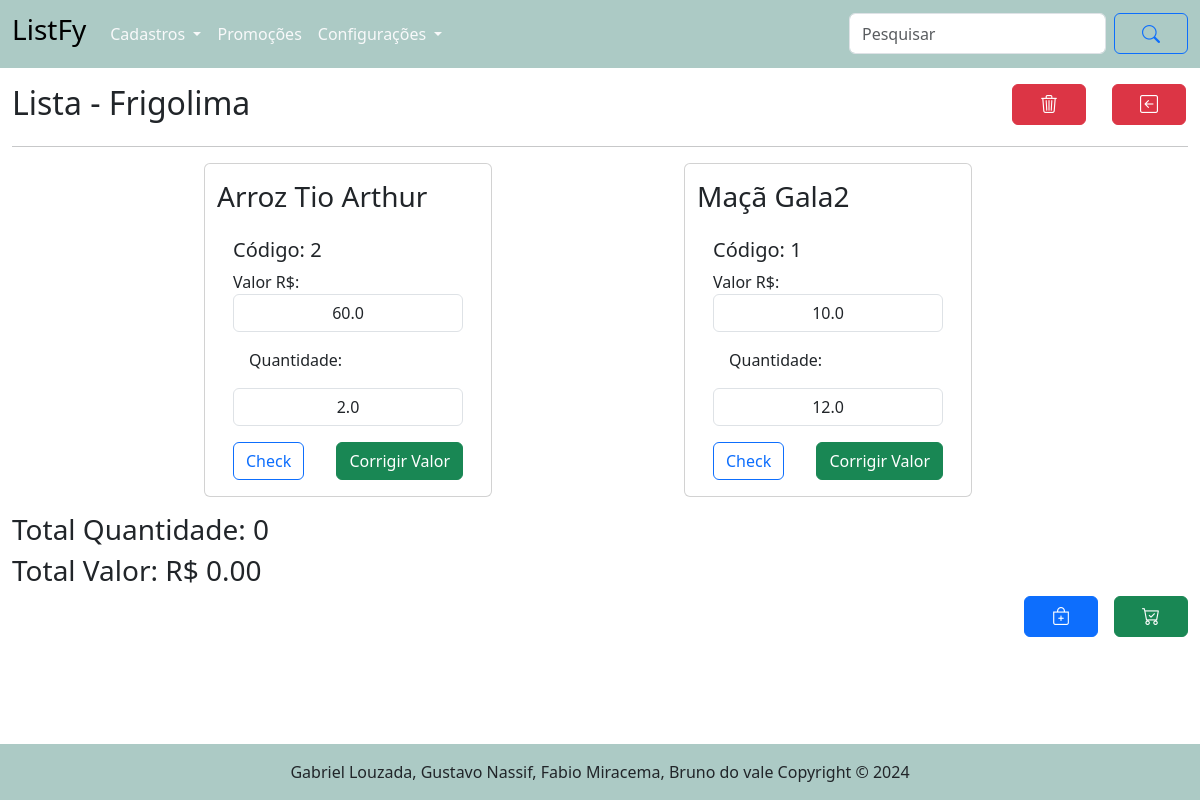
/lista/abrir/2, run on an earlier commit of the app's database.
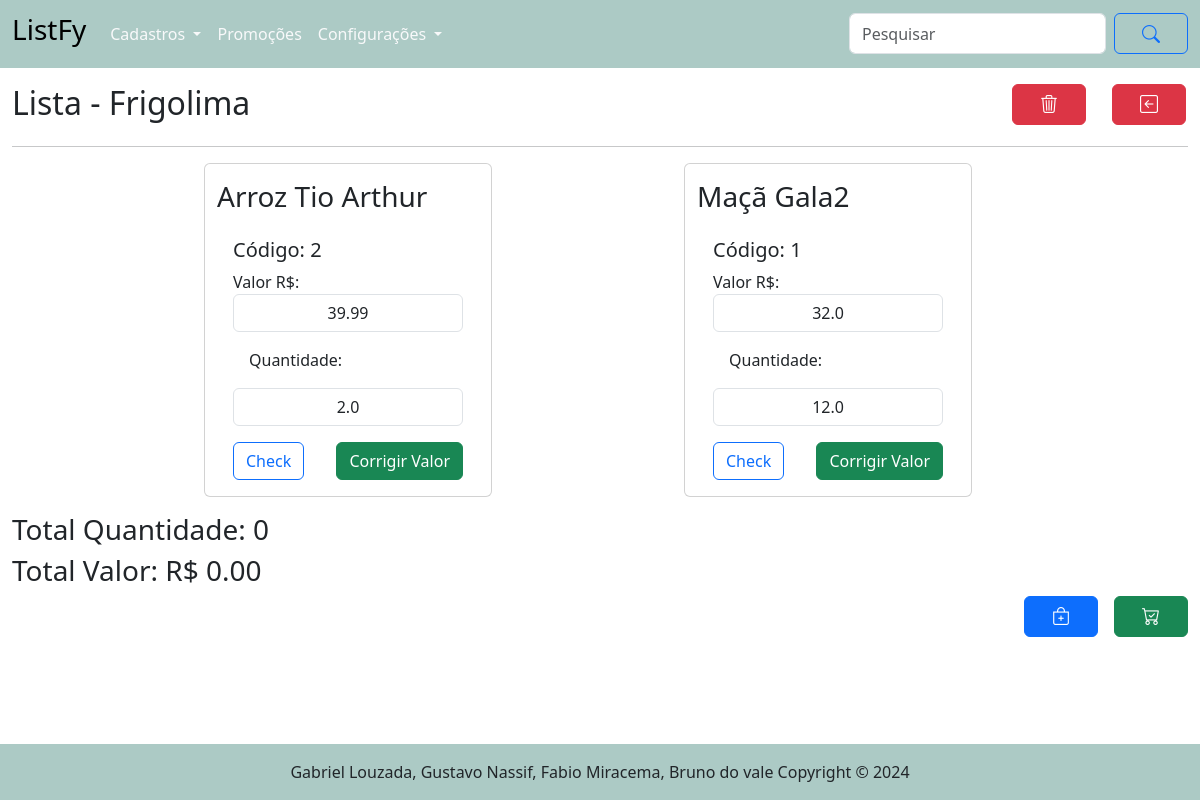
And on a later commit of the database.
### tables this page shows
CREATE TABLE "itens_lista" (
	"id_itens_lista"	INTEGER,
	"id_produto"	    INTEGER NOT NULL,
	"id_lista"	      INTEGER NOT NULL,
	"quantidade"	    REAL NOT NULL,
	"valor"	          REAL NOT NULL,
	FOREIGN KEY("id_produto") REFERENCES "produto"("id_produto"),
	FOREIGN KEY("id_lista") REFERENCES "lista"("id_lista"),
	PRIMARY KEY("id_itens_lista" AUTOINCREMENT));

CREATE TABLE "produto" (
	"id_produto"	INTEGER,
	"nome_produto"	TEXT NOT NULL,
	"id_categoria"	INTEGER NOT NULL,
	"valor_produto"	REAL NOT NULL,
	PRIMARY KEY("id_produto" AUTOINCREMENT),
	FOREIGN KEY("id_categoria") REFERENCES "categoria"("id_categoria")
);

### routes/lista_routes.py (the view)
@router.get("/abrir/{id_lista:int}",response_class=HTMLResponse)
async def get_abrir_lista(request:Request, id_lista: int=0 ):
    itens_lista = obter_itens_lista_nomes(id_lista)
    lista = obter_uma_lista(id_lista)
    return templates.TemplateResponse("/lista/listar_produtos.html", {"request":request, "itens_lista":itens_lista, "lista":lista})

### templates/lista/listar_produtos.html (shortened to what this page needs)
{% extends "base.html" %}
{% block conteudo %}
<main class="container-fluid">
    <div class="row mt-3 d-flex justify-content-between">
        <div class=" col-8 col-sm-10">
            <h2>Lista - {{ lista.estabelecimento }}</h2>
        </div>
        <div class="col-2 col-sm-1 ">
            <a href="/lista/remover_itens_lista/{{lista.id_lista}}" class="btn btn-danger"><i
                    class="bi bi-trash3"></i></a>
        </div>
        <div class="col-2 col-sm-1">
            <a href="/lista" class="btn btn-danger"><i class="bi bi-arrow-left-square"></i></a>
        </div>
    </div>
    <hr>
    <div class="row container-fluid d-flex justify-content-evenly">
        {% for p in itens_lista %}
        <div class="card col-12 mb-3" style="width: 18rem;">
            <form id="productForm" action="/itens_lista/post_alterar_itens_lista" method="post">
                <div>
                    <h3 class="mt-3">{{ p.nome_produto }}</h3>
                </div>
                <div class="card-body">
                    <h5>Código: {{ p.id_produto }}</h5>
                    <div>
                        <label for="valor_produto_{{ p.id_produto }}">Valor R$:</label>
                        <input style="text-align: center;" type="text" class="form-control"
                            id="valor_produto_{{ p.id_produto }}" name="valor_produto" value="{{ p.valor_produto }}">
                    </div>
                    <div>
                        <label for="quantidade_{{ p.id_produto }}" class="m-3">Quantidade:</label>
                        <input style="text-align: center;" type="text" class="form-control mb-3"
                            id="quantidade_{{ p.id_produto }}" name="quantidade" value="{{ p.quantidade }}">
                    </div>
                    <div class="col-12 d-flex justify-content-between">
                        <label class="btn btn-outline-primary" for="checkbox_{{ p.id_produto }}">Check</label>
                        <button class="btn btn-success" type="submit">Corrigir Valor</button>
                    </div>
                </div>
            </form>
        </div>
        {% endfor %}
    </div>
    <div class="row">
        <div class="col-12">
            <h3 id="total_quantidade">Total Produtos: 0</h3>
            <h3 id="total_valor">Total Valor: R$ 0.00</h3>
        </div>
        <div class="col-12 d-flex justify-content-end">
            <a href="/itens_lista/categorias/{{ lista.id_lista }}" class="btn btn-primary mx-3"><i class="bi bi-bag-plus"></i></a>
            <form action="/lista/post_fechar_lista" method="post">
                <button type="submit" class="btn btn-success"><i class="bi bi-cart-check"></i></button>
            </form>
        </div>
    </div>
</main>
{% endblock %}

What changed in the data, as far as the page shows it:
changed itens_lista "Arroz Tio Arthur": valor_produto "60.0" → "39.99"
changed itens_lista "Maçã Gala2": valor_produto "10.0" → "32.0"
